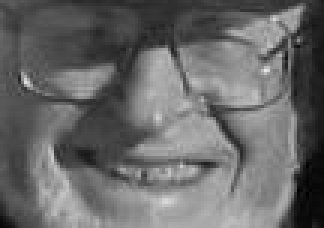
//> input picture data/faceTemplate.jpg, 108 x 76 px (shown 3 times larger)
$ ./1.alpha-blending ../data/faceTemplate.jpg ../data/faces.png 100 100 0.5 2   (built with g++ and OpenCV 4)
//> lines starting //> are read from the running program, lines starting //| are printed output that depends on the picture; after the words box and inside, x2 and y2 are one past the last pixel; in counts of white or black regions, pixels touching at a corner belong together
#include <opencv2/opencv.hpp>

using namespace std;

// data/faceTemplate.jpg data/faces.png 230 155 0.8 0.2
int main(int argc, char** argv) {
    cv::Mat temp = cv::imread(argv[1], 1);
//> temp is the input picture: 76 rows x 108 cols, CV_8UC3; min 0, max 232, mean 104.6
    cv::Mat target = cv::imread(argv[2], 1);
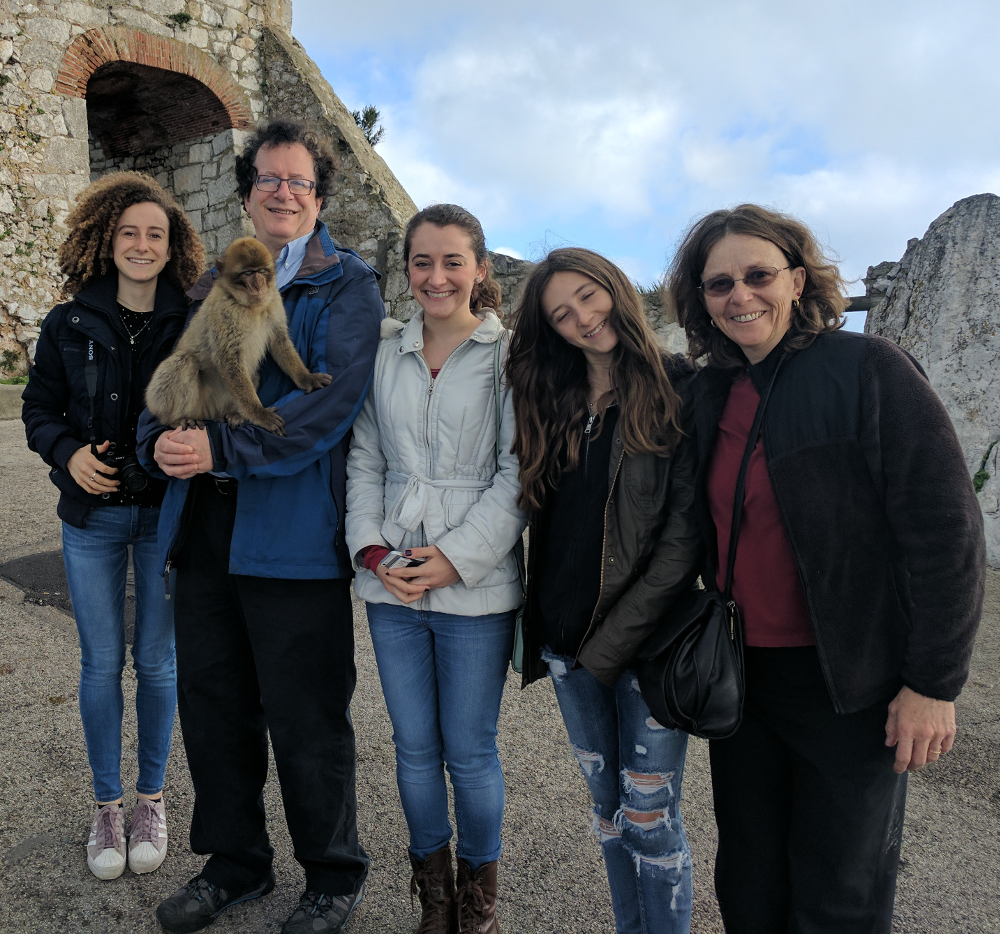
//> input picture data/faces.png, 1000 x 934 px
//> target is the input picture: 934 rows x 1000 cols, CV_8UC3; mean B, G, R 96.1, 91.3, 87.1

    cout << argc << endl;
    cout << temp.empty() << endl;
//| 0
    if( argc == 7 && !temp.empty() && !target.empty() ) {
        int x = atoi(argv[3]);
//> x = 100
        int y = atoi(argv[4]);
//> y = 100
        int w = temp.size().width - 1;
//> w = 107
        int h = temp.size().height - 1;
//> h = 75
        double alpha = (double)atof(argv[5]);
//> alpha = 0.5
        double beta = (double)atof(argv[6]);
//> beta = 2

        printf("(x,y)=(%d,%d), (w,h)=(%d,%d)\n", x,y,w,h);
//| (x,y)=(100,100), (w,h)=(107,75)
        cv::Mat roiTemp(temp, cv::Rect(0,0,w,h));
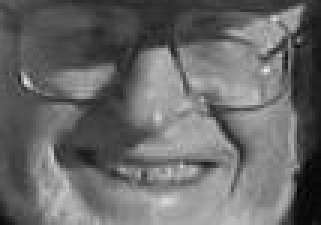
//> roiTemp: 75 rows x 107 cols, CV_8UC3 (shown 3 times larger); min 0, max 232, mean 105.1
        cv::Mat roiTarget(target, cv::Rect(x,y,w,h));
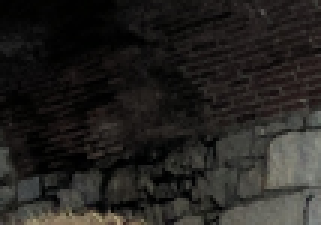
//> roiTarget: 75 rows x 107 cols, CV_8UC3 (shown 3 times larger); mean B, G, R 31.9, 34.5, 36.4

        cv::addWeighted(roiTemp, alpha, roiTarget, beta, 0.0, roiTarget);
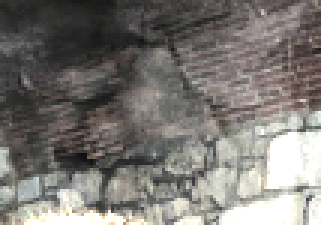
//> roiTarget: 75 rows x 107 cols, CV_8UC3 (shown 3 times larger); mean B, G, R 115.2, 119.2, 122.5
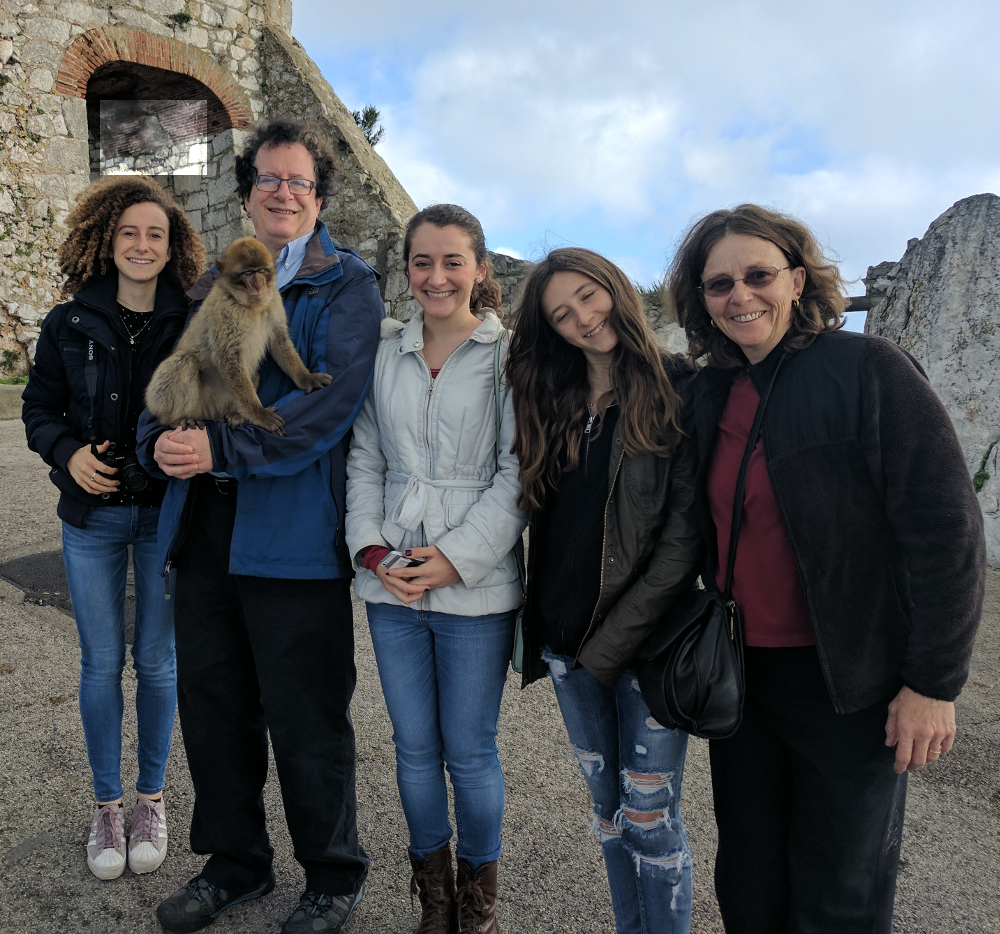
//> target: 934 rows x 1000 cols, CV_8UC3; 0.86% of pixels changed, all inside (x1, y1, x2, y2) = (100, 100, 207, 175)

        cv::namedWindow("Alpha Blend", 1);
        cv::imshow("Alpha Blend", target);
        cv::waitKey(0);
    }

    return 0;
}
